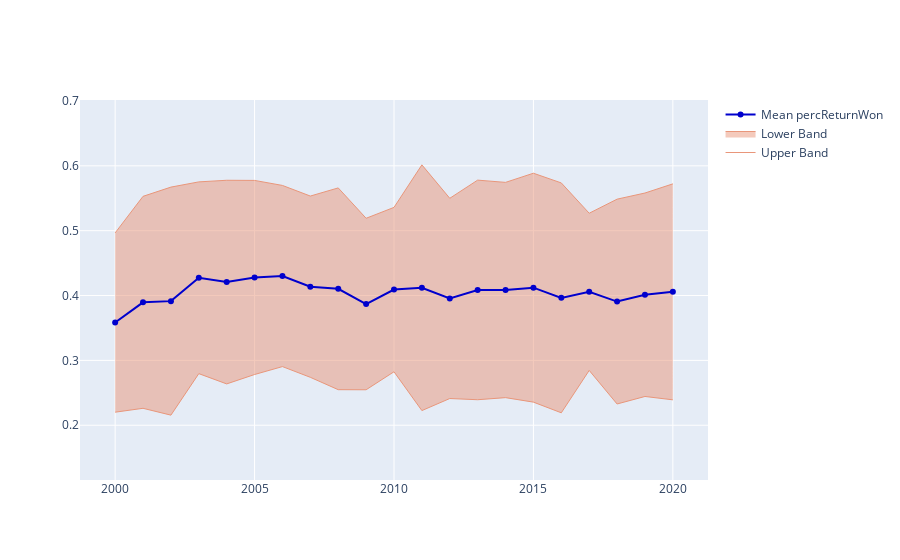

The cell this chart's notebook holds for it:
### Code cell
c = 'percReturnWon'

plot_stats_by_year(t, c)
